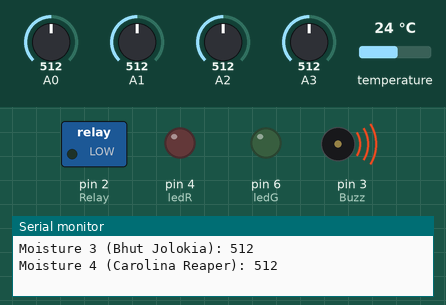
This sketch was run on a simulated Arduino Uno, built with avr-gcc and run on an emulated ATmega328P. Shown: switched loads named in the sketch (green lamp = pin HIGH), output pins drawn as LEDs (lit = HIGH), buzzer (waves = sounding), the last lines printed to the serial monitor. Inputs (shaded band) come from the test bench; at power-on: A0 = 512, A1 = 512, A2 = 512, A3 = 512, temperature 24 °C.

Above: at 0.5 s.
At 2.3 s:
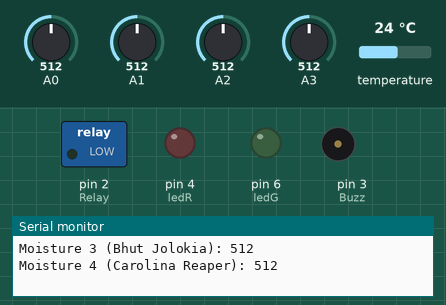
At 2.8 s:
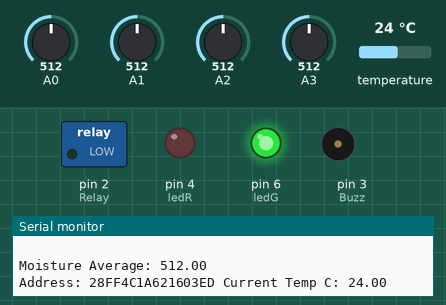
Timing chart, 0 to 4.3 s (numbered marks = the images above):
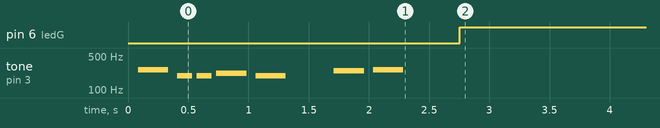

Measured:
- by itself, pin 6 (ledG): LOW → HIGH at 2.8 s

The sketch:

heat_moist__melody.ino
```cpp
#include <OneWire.h>
#include <DallasTemperature.h>
#include <pitches.h>

float m1 = 0;    // Papertowels
float m2 = 0;    //Santaka
float m3 = 0;   //Bhut Jolokia
float m4 = 0;   // C. Reaper
int ledR = 4;
int ledG = 6;
const int Buzz = 3;
#define ONE_WIRE_BUS 5
int sound = 250;

OneWire oneWire(ONE_WIRE_BUS);

DallasTemperature sensors(&oneWire);

DeviceAddress insideThermometer;
int Relay = 2;

int melody[]= {
  NOTE_C4, NOTE_G3,NOTE_G3, NOTE_A3, NOTE_G3,0, NOTE_B3, NOTE_C4};

int noteDurations[] = {
  4, 8, 8, 4,4,4,4,4 };

void setup(){
    pinMode(ledR,OUTPUT);
    pinMode(ledG,OUTPUT);
    pinMode(Buzz,OUTPUT);
    pinMode(Relay, OUTPUT);
    Serial.begin(57600);
    Serial.println(" Soil Moist check and Thermometer with Relay. ");

sensors.begin();

  Serial.print("..Found ");
  Serial.print(sensors.getDeviceCount(), DEC);
  Serial.println(" devices.");

  if (!sensors.getAddress(insideThermometer, 0)) Serial.println("Unable to find address for Device 0");

  Serial.println(" ");
  Serial.print("Device insideThermometer ");
  Serial.println("alarm Temp and Adress...");
  printAlarmInfo(insideThermometer);
  Serial.println(" ");

  sensors.setResolution(insideThermometer, 10);

  Serial.print("Device insideThermometer Resolution ");
  Serial.print(sensors.getResolution(insideThermometer), DEC);
  Serial.println();

  Serial.println(" ");
  Serial.println("Setting new alarm temps...");
  sensors.setHighAlarmTemp(insideThermometer, 32);
  sensors.setLowAlarmTemp(insideThermometer, 30);
  Serial.print("New insideThermometer ");
  printAlarmInfo(insideThermometer);
  Serial.println();
  Serial.println(" ");

  sensors.setAlarmHandler(&newAlarmHandler);

  Serial.print("Moisture 1 (Paper Towels): ");
  Serial.println(analogRead(0));
  Serial.print("Moisture 2 (Santaka): ");
  Serial.println(analogRead(1));
  Serial.print("Moisture 3 (Bhut Jolokia): ");
  Serial.println(analogRead(2));
  Serial.print("Moisture 4 (Carolina Reaper): ");
  Serial.println(analogRead(3));
  Serial.println(" ");
  melodyPlay();
}
void melodyPlay(){
  // iterate over the notes of the melody:
  for (int thisNote = 0; thisNote < 8; thisNote++) {

    // to calculate the note duration, take one second
    // divided by the note type.
    //e.g. quarter note = 1000 / 4, eighth note = 1000/8, etc.
    int noteDuration = 1000/noteDurations[thisNote];
    tone(3, melody[thisNote],noteDuration);

    // to distinguish the notes, set a minimum time between them.
    // the note's duration + 30% seems to work well:
    int pauseBetweenNotes = noteDuration * 1.30;
    delay(pauseBetweenNotes);
    noTone(3);
  }
}

void newAlarmHandler(uint8_t* deviceAddress)
{
  Serial.println("Alarm Handler Start");
  printAlarmInfo(deviceAddress);
  printTemp(deviceAddress);
  Serial.println();
  Serial.println("Alarm Handler Finish");
}

void printCurrentTemp(DeviceAddress deviceAddress)
{
  printAddress(deviceAddress);
  printTemp(deviceAddress);
  Serial.println();
}

void printAddress(DeviceAddress deviceAddress)
{
  Serial.print("Address: ");
  for (uint8_t i = 0; i < 8; i++)
  {
    if (deviceAddress[i] < 16) Serial.print("0");
    Serial.print(deviceAddress[i], HEX);
  }
  Serial.print(" ");
}

void printTemp(DeviceAddress deviceAddress)
{
  float tempC = sensors.getTempC(deviceAddress);
  if (tempC != DEVICE_DISCONNECTED)
  {
    Serial.print("Current Temp C: ");
    Serial.print(tempC);
  }
  else Serial.print("DEVICE DISCONNECTED");
  Serial.print(" ");
}

void printAlarmInfo(DeviceAddress deviceAddress)
{
  char temp;
  printAddress(deviceAddress);
  temp = sensors.getHighAlarmTemp(deviceAddress);
  Serial.print("High Alarm: ");
  Serial.print(temp, DEC);
  Serial.print("C");
  Serial.print(" Low Alarm: ");
  temp = sensors.getLowAlarmTemp(deviceAddress);
  Serial.print(temp, DEC);
  Serial.print("C");
  Serial.print(" ");
}

void Red(){
  pinMode(ledR,OUTPUT);
  pinMode(ledG,OUTPUT);
  m1= analogRead(0);
  m2= analogRead(1);
  m3= analogRead(2);
  m4= analogRead(3);
  //float average= (m1 + m2 + m3 + m4) /4;
  float average= (m2 + m3 + m4) /3;
  Serial.print("Warning below treshold moisture Average = ");
  Serial.print(average);
  Serial.println();
  printCurrentTemp(insideThermometer);
  Serial.println();
  digitalWrite(ledR, HIGH);
  digitalWrite(ledG, LOW);
  tone(3, 600 , 500);
  if (m1 < 120){
  Serial.print("Moisture 1 below average check (paper Towels): ");
  Serial.println(analogRead(0));
  Serial.println();
  }
  if (m2 < 250){
  Serial.print("Moisture 2 below average check (Santaka): ");
  Serial.println(analogRead(1));
  Serial.println();
  }
  if (m3 < 250){
  Serial.print("Moisture 3 below average check (Bhut Jolokia): ");
  Serial.println(analogRead(2));
  Serial.println();
  }
  if (m4 < 250){
  Serial.print("Moisture 4 below average check (Carolina Reaper: ");
  Serial.println(analogRead(3));
  Serial.println();
  }
}

void Green(){
  pinMode(ledG,OUTPUT);
  pinMode(ledR,OUTPUT);
  m1= analogRead(0);
  m2= analogRead(1);
  m3= analogRead(2);
  m4= analogRead(3);
  //float average= (m1 + m2 + m3 + m4) /4;
  float average= (m2 + m3 + m4) /3;
  Serial.print("Moisture Average: ");
  Serial.print(average);
  Serial.println();
  printCurrentTemp(insideThermometer);
  Serial.println();
  digitalWrite(ledG, HIGH);
  digitalWrite(ledR, LOW);
  if (m1 < 175){
  Serial.print("Moisture 1 below average check (paper Towels): ");
  Serial.println(analogRead(0));
  Serial.println();
  }
  if (m2 < 325){
  Serial.print("Moisture 2 below average check (Santaka): ");
  Serial.println(analogRead(1));
  Serial.println();
  }
  if (m3 < 325){
  Serial.print("Moisture 3 below average check (Bhut Jolokia): ");
  Serial.println(analogRead(2));
  Serial.println();
  }
  if (m4 < 325){
  Serial.print("Moisture 4 below average check (Carolina Reaper: ");
  Serial.println(analogRead(3));
  Serial.println();
  }
}

void Alarm()  {
   sensors.requestTemperatures();
     if (sensors.hasAlarm())
     if (sensors.hasAlarm(insideThermometer)) {
   float tempC = sensors.getTempC(insideThermometer);
     if (tempC != DEVICE_DISCONNECTED) {
     if (tempC >= sensors.getHighAlarmTemp(insideThermometer)) {
      digitalWrite(Relay, HIGH);
     // Serial.println("Temperature is to High (switching) heating element (is) off.");
     }
     if (tempC <= sensors.getLowAlarmTemp(insideThermometer)) {
       digitalWrite(Relay, LOW);
       Serial.println("Temperature is to Low (switching) heating element (is) on.");
     }
    }
  }
}

void loop(){
m1= analogRead(0);  // Paper Towels
m2= analogRead(1);  // Santaka
m3= analogRead(2);  // BhutJolokia
m4= analogRead(3);  // C.Reaper
sensors.requestTemperatures();
  Alarm();
  float average= (m2 + m3 + m4) /3;
  //float average = (m1 + m2 + m3 + m4) /4;
  if (average < 375)
  {
  Red();
  }
  else
  {
  Green();
  }
 delay(60000);
}
```
